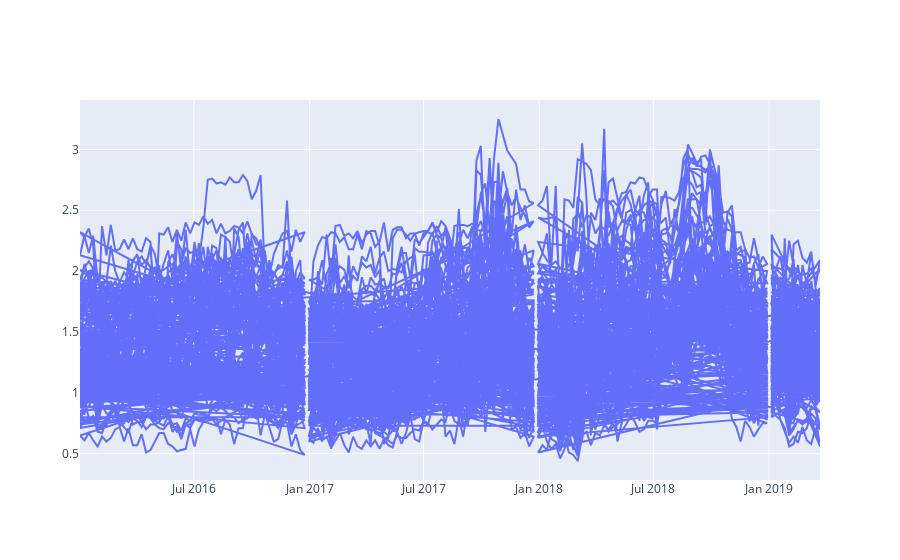

Notebook cell for this chart:
### Code cell
# Plotly
fig = go.Figure([go.Scatter(x=df_product_a['date_w'], y=df_product_a['price'])])
fig.show()

### Figure 1 — Plotly figure (JSON) as saved in the notebook; plotly's stock layout.template omitted (floating-point values rounded to 4 significant figures; data arrays with more than 128 entries replaced by an {"elided": "..."} marker saying what was removed)
{"data": [{"type": "scatter", "x": {"elided": "18249 str values"}, "y": {"elided": "18249 float values"}}], "layout": {}}
